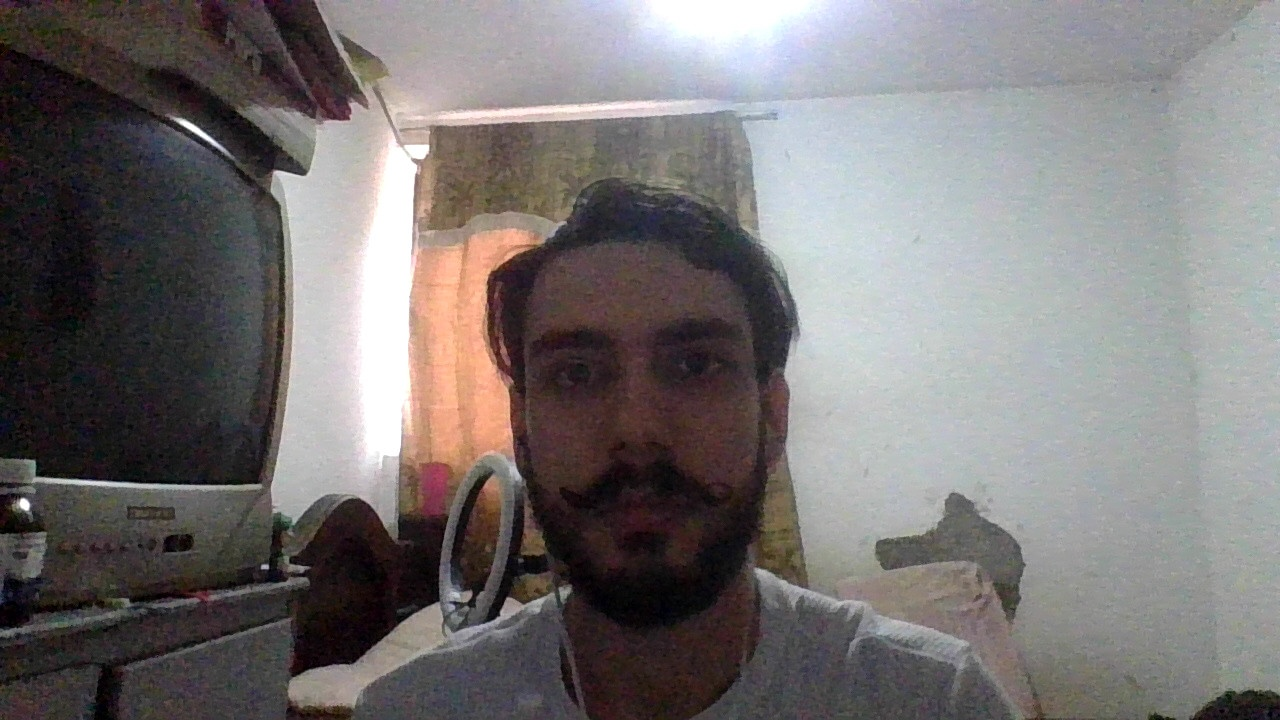
#> input picture backend/dataset/Juan.jpg, 1280 x 720 px; its folder holds only this picture in this run
$ python -i face_recognition.py   (imports and definitions only)
#> lines starting #> are read from the running program, lines starting #| are printed output that depends on the picture
import cv2
import os
import numpy as np
from datetime import datetime
import base64
from io import BytesIO
from PIL import Image

class FaceRecognitionService:
    def __init__(self, dataset_dir="dataset"):
        self.dataset_dir = dataset_dir
        self.face_cascade_path = cv2.data.haarcascades + "haarcascade_frontalface_default.xml"
        self.face_cascade = cv2.CascadeClassifier(self.face_cascade_path)
        self.recognizer = None
        self.names = {}
        self.trained = False

        if not os.path.exists(self.dataset_dir):
            os.makedirs(self.dataset_dir)

        self.load_and_train()

    def base64_to_image(self, base64_string):
        """Convierte imagen base64 a formato OpenCV"""
        if ',' in base64_string:
            base64_string = base64_string.split(',')[1]

        img_data = base64.b64decode(base64_string)
        img = Image.open(BytesIO(img_data))
        return cv2.cvtColor(np.array(img), cv2.COLOR_RGB2BGR)

    # [18 lines left out: functions image_to_base64, detect_face, not called in this run]

    def load_and_train(self):
        """Carga imágenes del dataset y entrena el modelo"""
        faces_list = []
        labels_list = []
        self.names = {}
        label_id = 0

        print(f"[INFO] Cargando imágenes desde: {self.dataset_dir}")

        if not os.path.exists(self.dataset_dir):
            print("[WARN] Carpeta dataset no existe")
            return

        for filename in os.listdir(self.dataset_dir):
            if filename.lower().endswith((".jpg", ".png", ".jpeg")):
                path = os.path.join(self.dataset_dir, filename)
                img = cv2.imread(path)
#> img is the input picture: shape (720, 1280, 3); mean B, G, R 115.3, 115.6, 119.7

                if img is None:
                    print(f"[WARN] No se pudo leer: {filename}")
                    continue

                gray = cv2.cvtColor(img, cv2.COLOR_BGR2GRAY)
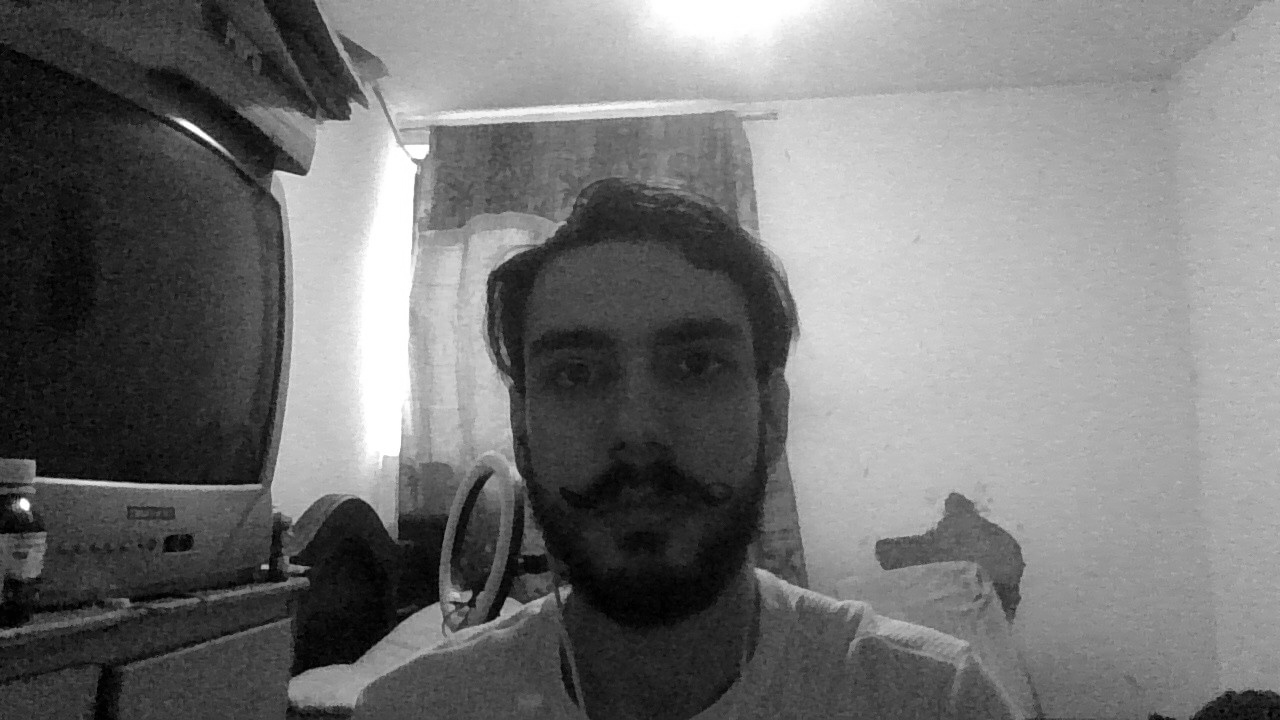
#> gray: shape (720, 1280); min 0, max 255, mean 116.8

                # Parámetros optimizados para mejor detección
                faces = self.face_cascade.detectMultiScale(
                    gray,
                    scaleFactor=1.1,
                    minNeighbors=3,
                    minSize=(30, 30)
                )
#> faces = [[480, 245, 320, 320]]

                if len(faces) == 0:
                    print(f"[WARN] No se detectó rostro en: {filename}")
                    continue

                (x, y, w, h) = faces[0]
#> x = 480; y = 245; w = 320; h = 320
                face_roi = gray[y:y+h, x:x+w]
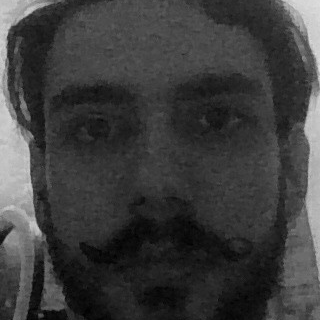
#> face_roi: shape (320, 320); min 0, max 222, mean 61.2

                faces_list.append(face_roi)
                labels_list.append(label_id)

                worker_name = os.path.splitext(filename)[0]
                self.names[label_id] = worker_name
                label_id += 1

        if len(faces_list) > 0:
            print(f"[INFO] {len(faces_list)} rostros cargados. Entrenando modelo...")
#> (printed output is left out)
            self.recognizer = cv2.face.LBPHFaceRecognizer_create()
            self.recognizer.train(faces_list, np.array(labels_list))
            self.trained = True
            print("[INFO] Entrenamiento completado")
        else:
            print("[WARN] No hay rostros para entrenar")
            self.trained = False

    def recognize_face(self, base64_image):
        """Reconoce rostro en imagen base64"""
        try:
            img = self.base64_to_image(base64_image)
            coords, face_roi, gray = self.detect_face(img)

            if coords is None:
                return {
                    "success": False,
                    "message": "No se detectó ningún rostro",
                    "face_detected": False
                }

            if not self.trained:
                x, y, w, h = coords
                return {
                    "success": False,
                    "message": "El modelo no está entrenado. Registre trabajadores primero.",
                    "face_detected": True,
                    "coords": [int(x), int(y), int(w), int(h)]
                }

            label, confidence = self.recognizer.predict(face_roi)

            x, y, w, h = coords

            if confidence < 70:
                worker_name = self.names[label]
                recognized = True
                message = "Trabajador reconocido"
                color = (0, 255, 0)
            else:
                worker_name = "Desconocido"
                recognized = False
                message = "Trabajador no reconocido"
                color = (0, 0, 255)

            cv2.rectangle(img, (x, y), (x + w, y + h), color, 2)
            cv2.putText(img, f"{worker_name} ({confidence:.1f})",
                       (x, y - 10), cv2.FONT_HERSHEY_SIMPLEX,
                       0.9, color, 2)

            annotated_image = self.image_to_base64(img)

            return {
                "success": True,
                "recognized": recognized,
                "worker_name": worker_name,
                "confidence": float(confidence),
                "message": message,
                "face_detected": True,
                "coords": [int(x), int(y), int(w), int(h)],
                "annotated_image": annotated_image
            }

        except Exception as e:
            print(f"[ERROR] Error en reconocimiento: {str(e)}")
            return {
                "success": False,
                "message": f"Error: {str(e)}",
                "face_detected": False
            }

    # [89 lines left out: functions register_worker, get_registered_workers, delete_worker, not called in this run]

>>> import cv2
>>> picture = cv2.cvtColor(cv2.imread('dataset/Juan.jpg'), cv2.COLOR_BGR2RGB)
>>> result = FaceRecognitionService().recognize_face(picture)
#> result = 3 items

$ run again, on backend/dataset/daniel.jpg
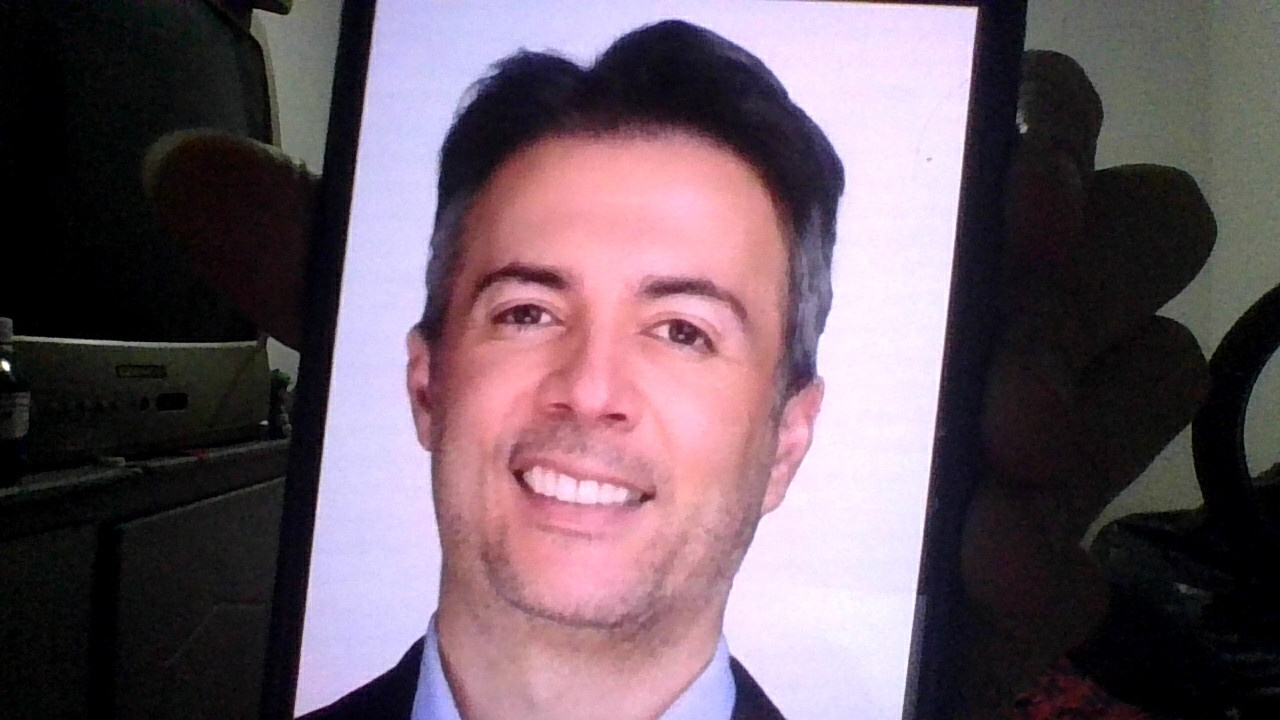
#> input picture backend/dataset/daniel.jpg, 1280 x 720 px
#> in load_and_train, img is the input picture: shape (720, 1280, 3); mean B, G, R 100.7, 90.5, 107.8
#> in load_and_train, `gray = cv2.cvtColor(img, cv2.COLOR_BGR2GRAY)`:
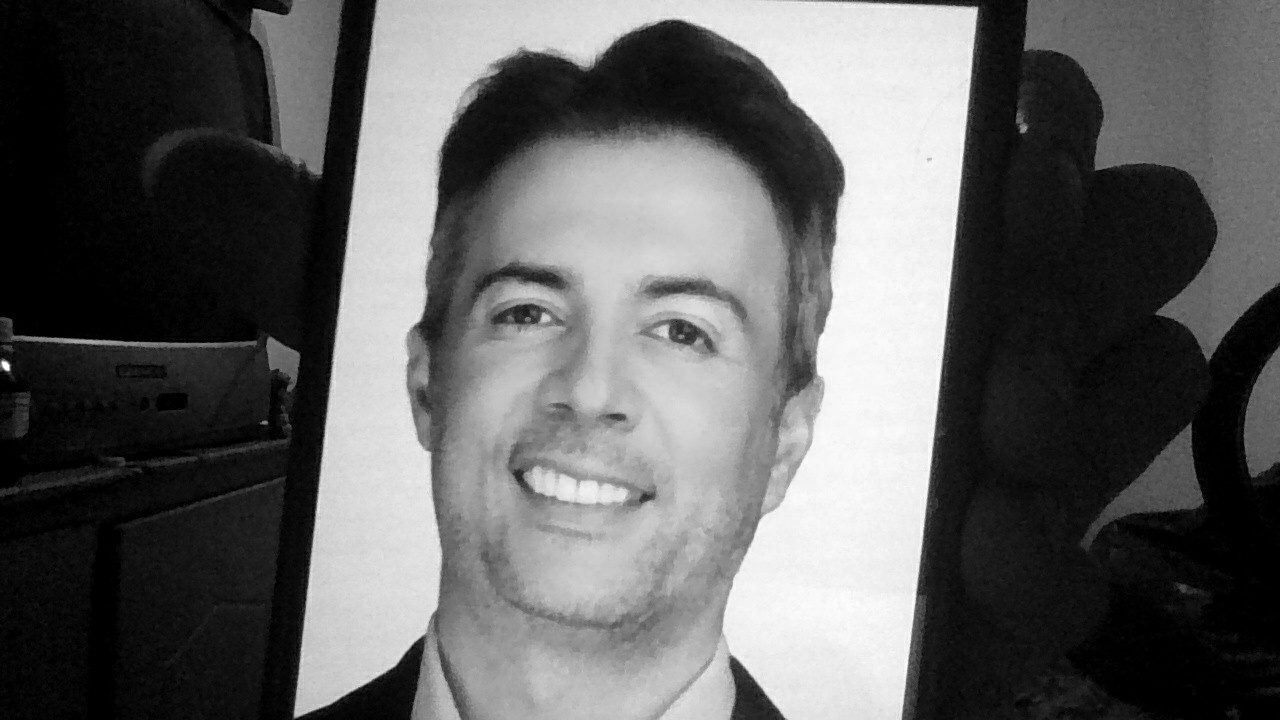
#> gray: shape (720, 1280); min 0, max 255, mean 96.8
#> faces = [[404, 161, 398, 398]]
#> x = 404; y = 161; w = 398
#> in load_and_train, `face_roi = gray[y:y+h, x:x+w]`:
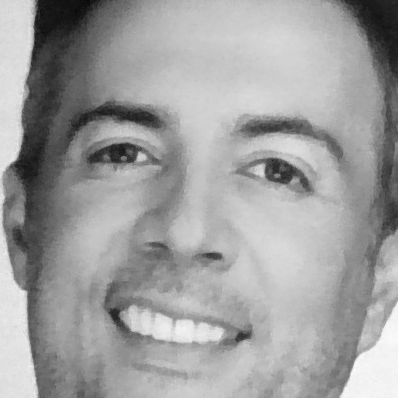
#> face_roi: shape (398, 398); min 6, max 251, mean 158.9
#> (printed output is left out)
#> result = 3 items

$ run again, on backend/dataset/julian_arcos.jpg
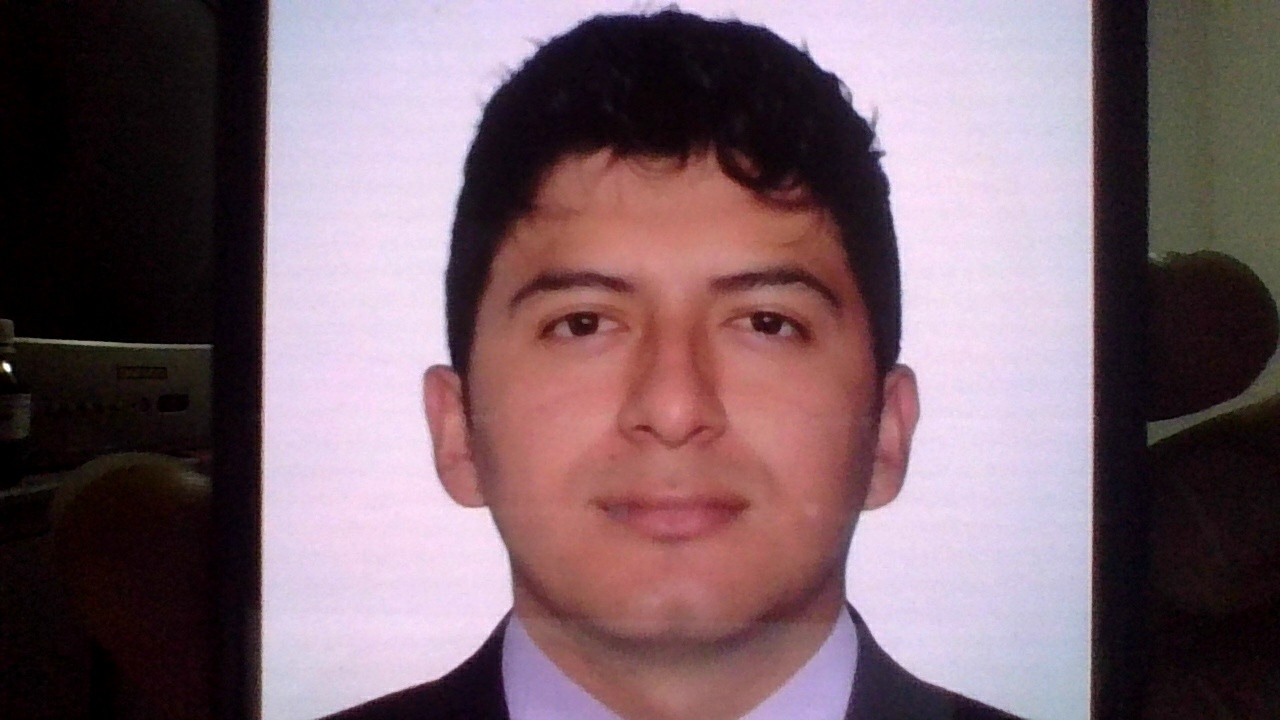
#> input picture backend/dataset/julian_arcos.jpg, 1280 x 720 px
#> in load_and_train, img is the input picture: shape (720, 1280, 3); mean B, G, R 108.1, 99.4, 122.2
#> in load_and_train, `gray = cv2.cvtColor(img, cv2.COLOR_BGR2GRAY)`:
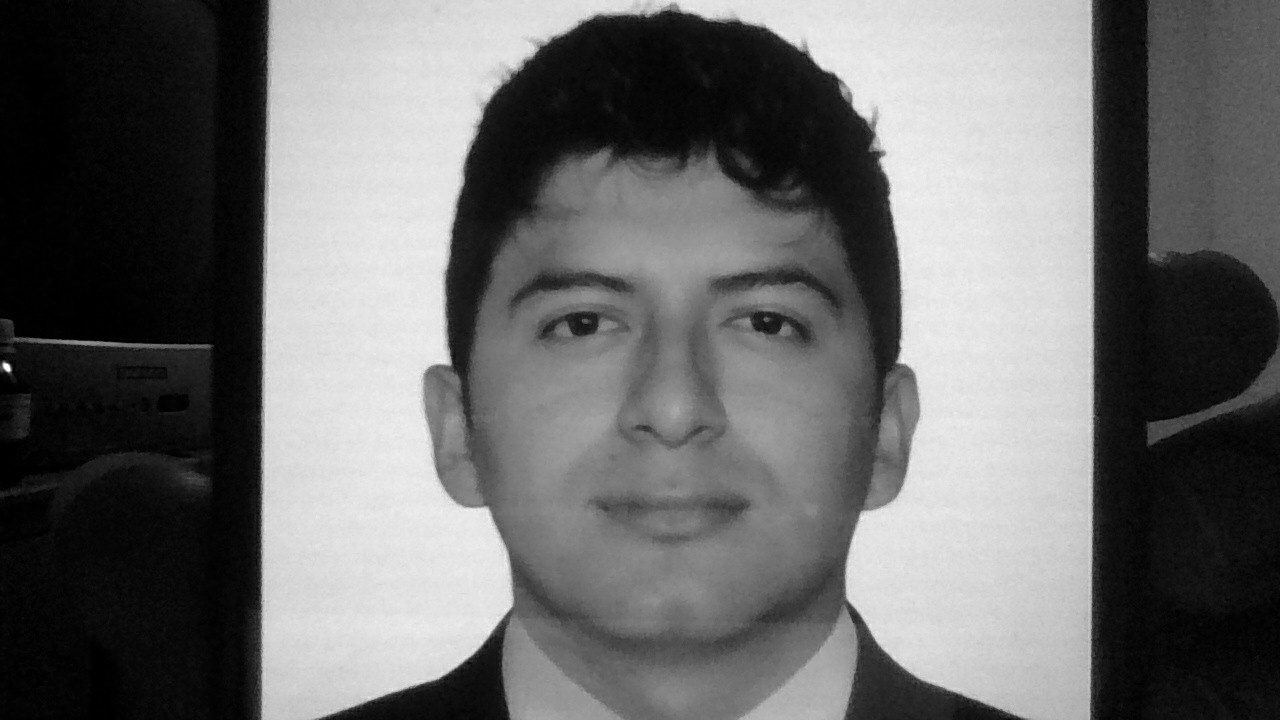
#> gray: shape (720, 1280); min 0, max 255, mean 107.2
#> faces = [[461, 154, 434, 434]]
#> x = 461; y = 154; w = 434
#> in load_and_train, `face_roi = gray[y:y+h, x:x+w]`:
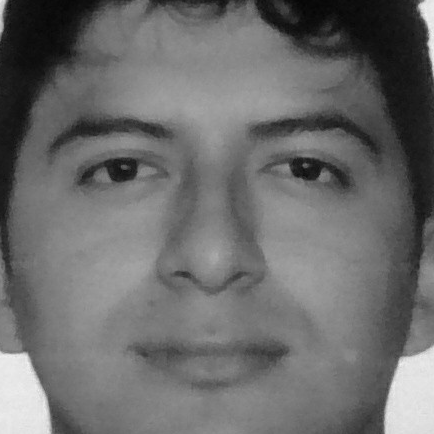
#> face_roi: shape (434, 434); min 5, max 244, mean 107.7
#> (printed output is left out)
#> result = 3 items
